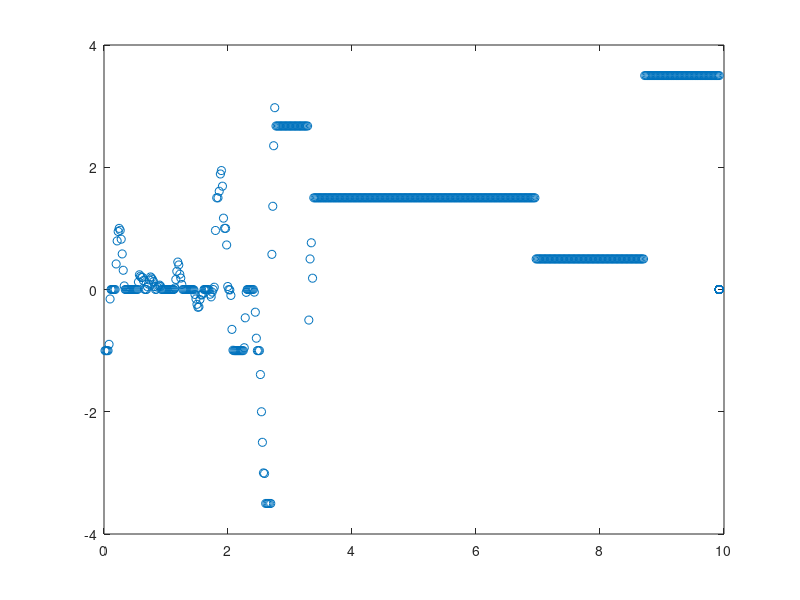

Here is the MATLAB script that generated this plot:
clear all; close all; clc;
s = tf('s');
Dt = 0.000897;
Fs = 1/Dt;
L = 7000;
fileID = fopen('curvahell.txt','r');
formatSpec = '%f';
A = fscanf(fileID,formatSpec);
fclose(fileID);
fileID = fopen('tempohell.txt','r');
formatSpec = '%f';
t = fscanf(fileID,formatSpec);
fclose(fileID);
temp = 0;
for i =1:587
    temp = temp + t(i);
    t(i)=temp*8;
end
figure
plot (t(1:587),A(1:587),'o')
